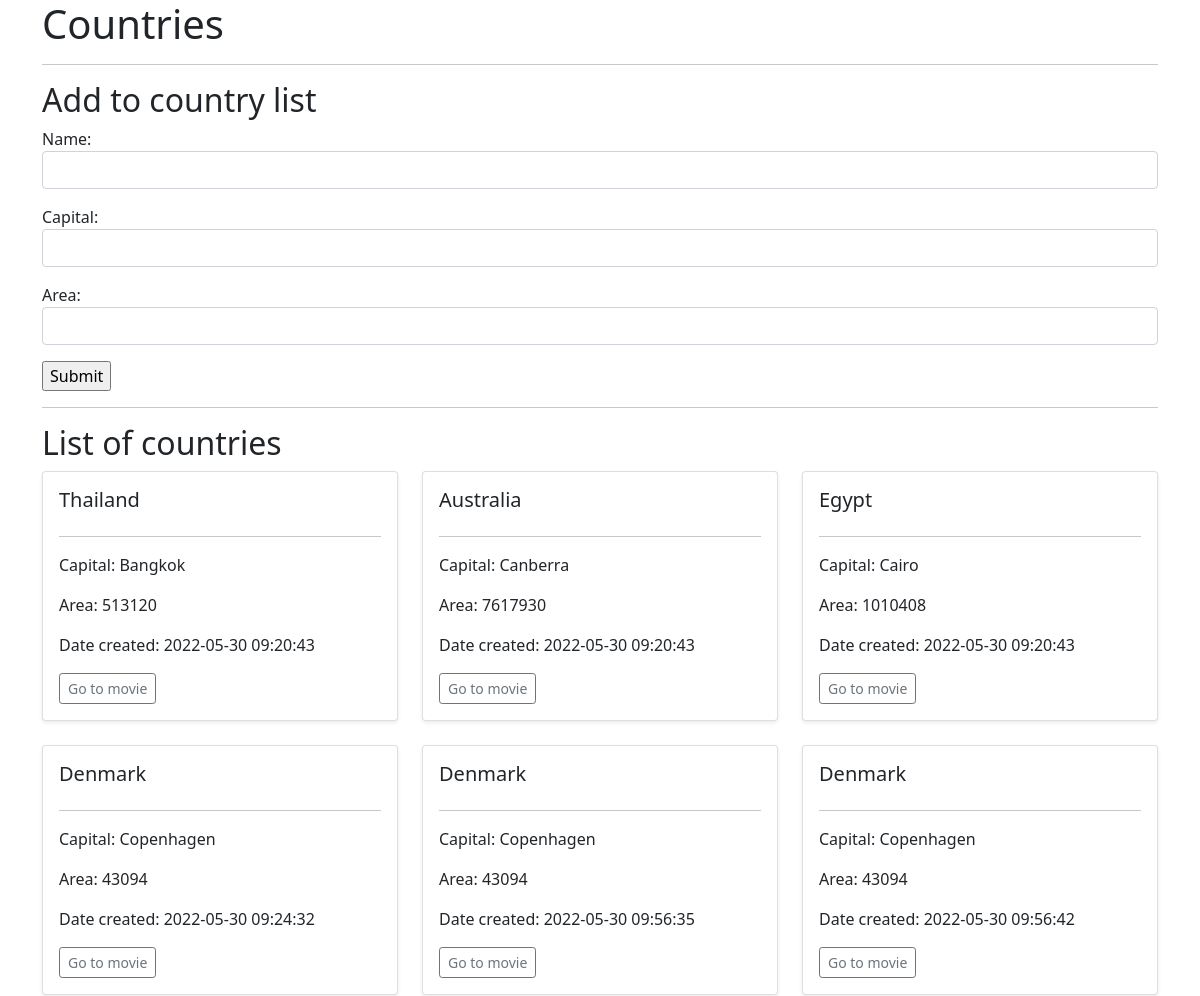
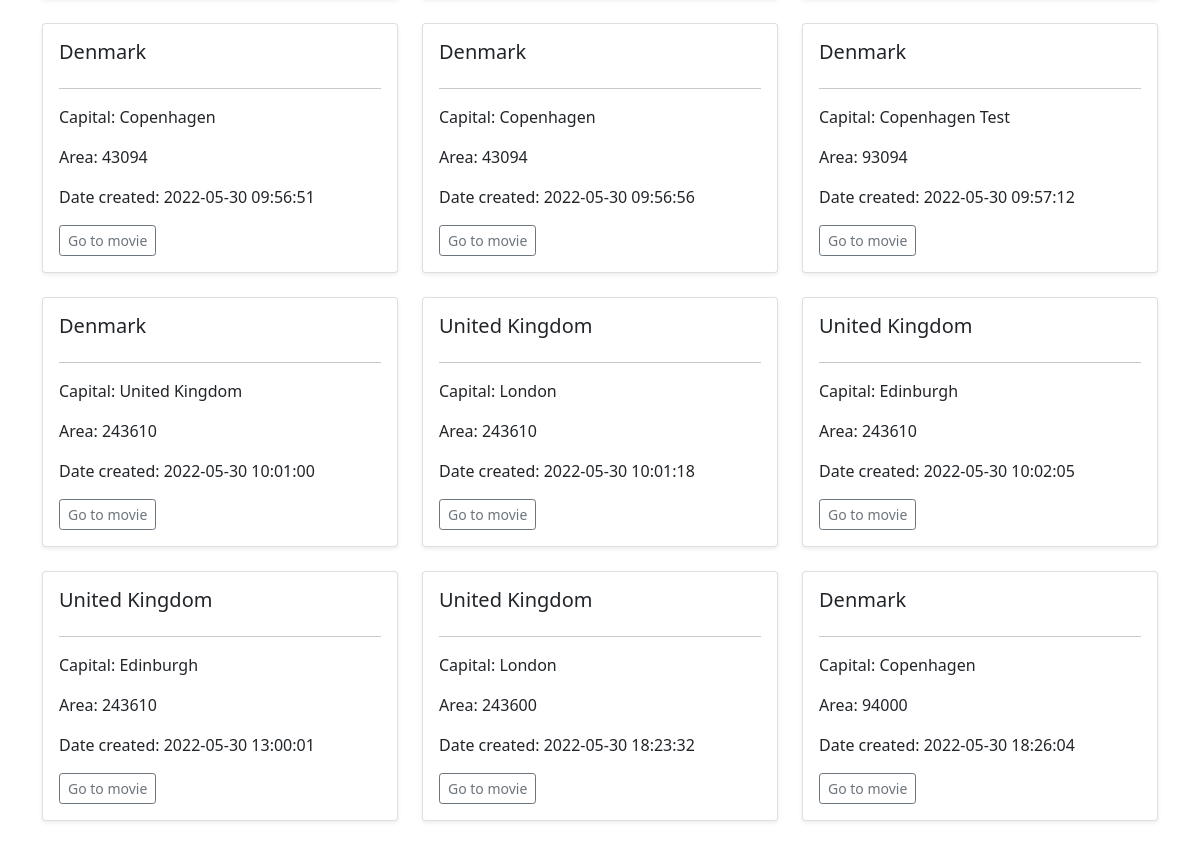
The app's page /, older data (2 pictures, top to bottom).
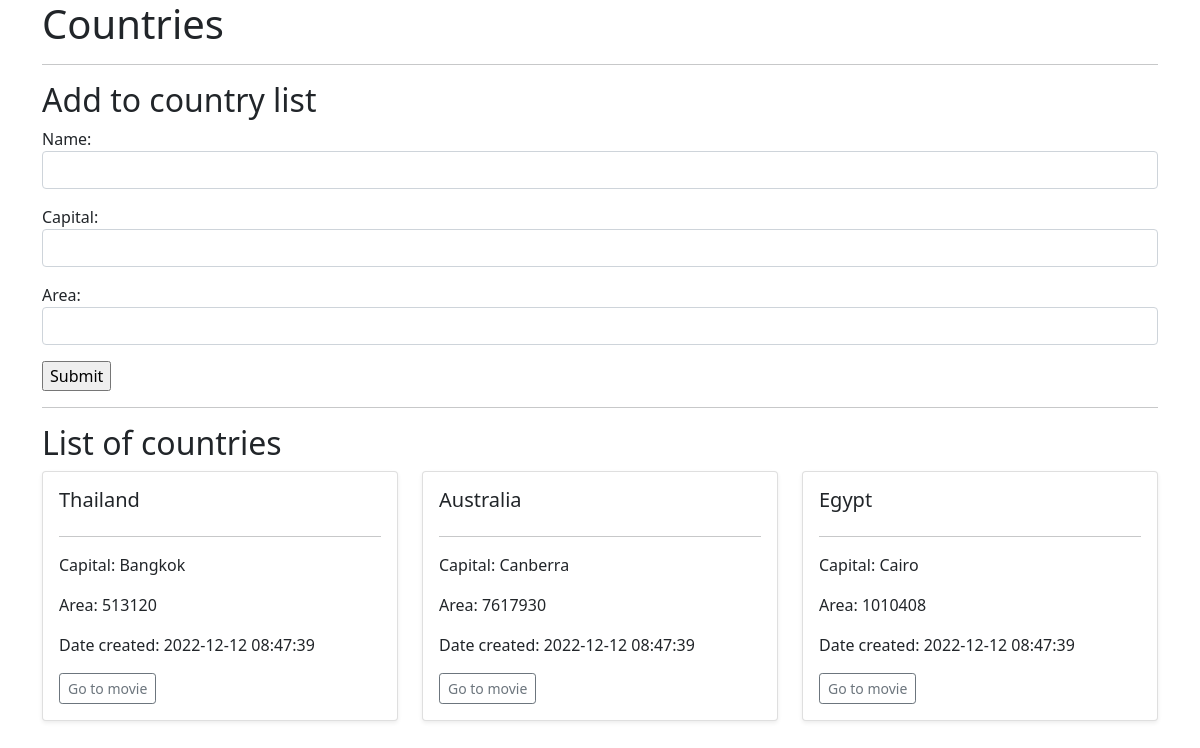
The same page, newer data.
### tables this page shows
CREATE TABLE countries (
    id INTEGER PRIMARY KEY AUTOINCREMENT,
    created TIMESTAMP NOT NULL DEFAULT CURRENT_TIMESTAMP,
    name TEXT NOT NULL,
    capital TEXT NOT NULL,
    area INTEGER NOT NULL
);

### app.py (the view)
@app.route('/')
def index():
    countries = _connect_fetch()
    return render_template('index.html', countries=countries)

### app.py (called while the page is built)
def _connect_fetch():
    with sqlite3.connect('Semester_2/recap/stuff/flask-rest-api-sqlite/database.db') as connector:
        connector.row_factory = sqlite3.Row
        cursor = connector.cursor()
        countries = cursor.execute('SELECT * FROM countries').fetchall()
        return countries

### templates/index.html (shortened to what this page needs)
<!doctype html>
<html>
<head>
    <link href="https://cdn.jsdelivr.net/npm/bootstrap@5.0.1/dist/css/bootstrap.min.css" rel="stylesheet"
>
</head>
<div class="container">
    <h1>Countries</h1>
    <hr>
    <h2>Add to country list</h2>
    <form method="POST" action="/countries" enctype="multipart/form-data">
        <p>Name: <input type="text" class="form-control" name="name"></p>
        <p>Capital: <input type="text" class="form-control" name="capital"></p>
        <p>Area: <input type="number" class="form-control" name="area"></p>
        <p><input type="submit" value="Submit"></p>
    </form>
    <hr>
    <h2>List of countries</h2>
    <div class="row">
        {% for c in countries %}
        <div class="col-md-4">
            <div class="card mb-4 shadow-sm p-3">
                <h5 class="card-title">{{ c['name'] }}</h5>
                <hr>
                <p class="card-text">Capital: {{ c['capital'] }}</p>
                <p class="card-text">Area: {{ c['area'] }}</p>
                <p class="card-text">Date created: {{ c['created'] }}</p>
                <p class="card-text">
                    <a href="/countries/{{ c['id'] }}/">
                    <button type="button" class="btn btn-sm btn-outline-secondary">Go to movie</button>
                </a>
                </p>
            </div>
        </div>
        {% endfor %}
    </div>
</div>
</body>
</html>

Row changes from the older to the newer data that the page shows:
removed countries: name "Denmark", capital "Copenhagen", area "43094", created "2022-05-30 09:24:32"
removed countries: name "Denmark", capital "Copenhagen", area "43094", created "2022-05-30 09:56:35"
removed countries: name "Denmark", capital "Copenhagen", area "43094", created "2022-05-30 09:56:42"
removed countries: name "Denmark", capital "Copenhagen", area "43094", created "2022-05-30 09:56:51"
removed countries: name "Denmark", capital "Copenhagen", area "43094", created "2022-05-30 09:56:56"
removed countries: name "Denmark", capital "Copenhagen Test", area "93094", created "2022-05-30 09:57:12"
removed countries: name "Denmark", capital "United Kingdom", area "243610", created "2022-05-30 10:01:00"
removed countries: name "United Kingdom", capital "London", area "243610", created "2022-05-30 10:01:18"
removed countries: name "United Kingdom", capital "Edinburgh", area "243610", created "2022-05-30 10:02:05"
removed countries: name "United Kingdom", capital "Edinburgh", area "243610", created "2022-05-30 13:00:01"
removed countries: name "United Kingdom", capital "London", area "243600", created "2022-05-30 18:23:32"
removed countries: name "Denmark", capital "Copenhagen", area "94000", created "2022-05-30 18:26:04"
changed countries "Thailand": created "2022-05-30 09:20:43" → "2022-12-12 08:47:39"
changed countries "Australia": created "2022-05-30 09:20:43" → "2022-12-12 08:47:39"
changed countries "Egypt": created "2022-05-30 09:20:43" → "2022-12-12 08:47:39"
